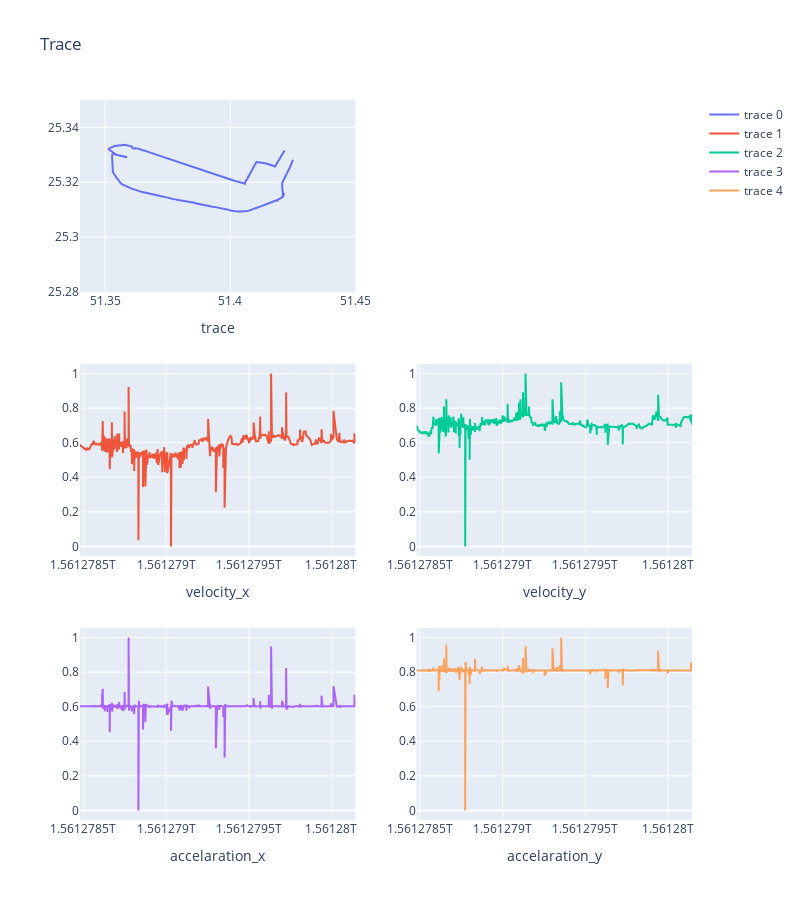

Write notebook code for a chart like this one.
### Code cell
from utils.visualization import plot_trace

plot_trace(df, mode="velocity", x_range=(51.34, 51.45), y_range=(25.28,25.35))

### Figure 1 — Plotly figure (JSON) as saved in the notebook; plotly's stock layout.template omitted (floating-point values rounded to 4 significant figures; data arrays with more than 128 entries replaced by an {"elided": "..."} marker saying what was removed)
{"data": [{"marker": {"size": 2}, "type": "scatter", "x": {"elided": "529 float values"}, "xaxis": "x", "y": {"elided": "529 float values"}, "yaxis": "y"}, {"type": "scatter", "x": {"elided": "529 int values"}, "xaxis": "x3", "y": {"elided": "529 float values"}, "yaxis": "y3"}, {"type": "scatter", "x": {"elided": "529 int values"}, "xaxis": "x4", "y": {"elided": "529 float values"}, "yaxis": "y4"}, {"type": "scatter", "x": {"elided": "529 int values"}, "xaxis": "x5", "y": {"elided": "529 float values"}, "yaxis": "y5"}, {"type": "scatter", "x": {"elided": "529 int values"}, "xaxis": "x6", "y": {"elided": "529 float values"}, "yaxis": "y6"}], "layout": {"height": 900, "title": {"text": "Trace"}, "width": 800, "xaxis": {"anchor": "y", "domain": [0, 0.45], "range": [51.34, 51.45], "title": {"text": "trace"}}, "xaxis2": {"anchor": "y2", "domain": [0.55, 1]}, "xaxis3": {"anchor": "y3", "domain": [0, 0.45], "title": {"text": "velocity_x"}}, "xaxis4": {"anchor": "y4", "domain": [0.55, 1], "title": {"text": "velocity_y"}}, "xaxis5": {"anchor": "y5", "domain": [0, 0.45], "title": {"text": "accelaration_x"}}, "xaxis6": {"anchor": "y6", "domain": [0.55, 1], "title": {"text": "accelaration_y"}}, "yaxis": {"anchor": "x", "domain": [0.7333, 1], "range": [25.28, 25.35]}, "yaxis2": {"anchor": "x2", "domain": [0.7333, 1]}, "yaxis3": {"anchor": "x3", "domain": [0.3667, 0.6333]}, "yaxis4": {"anchor": "x4", "domain": [0.3667, 0.6333]}, "yaxis5": {"anchor": "x5", "domain": [0, 0.2667]}, "yaxis6": {"anchor": "x6", "domain": [0, 0.2667]}}}
